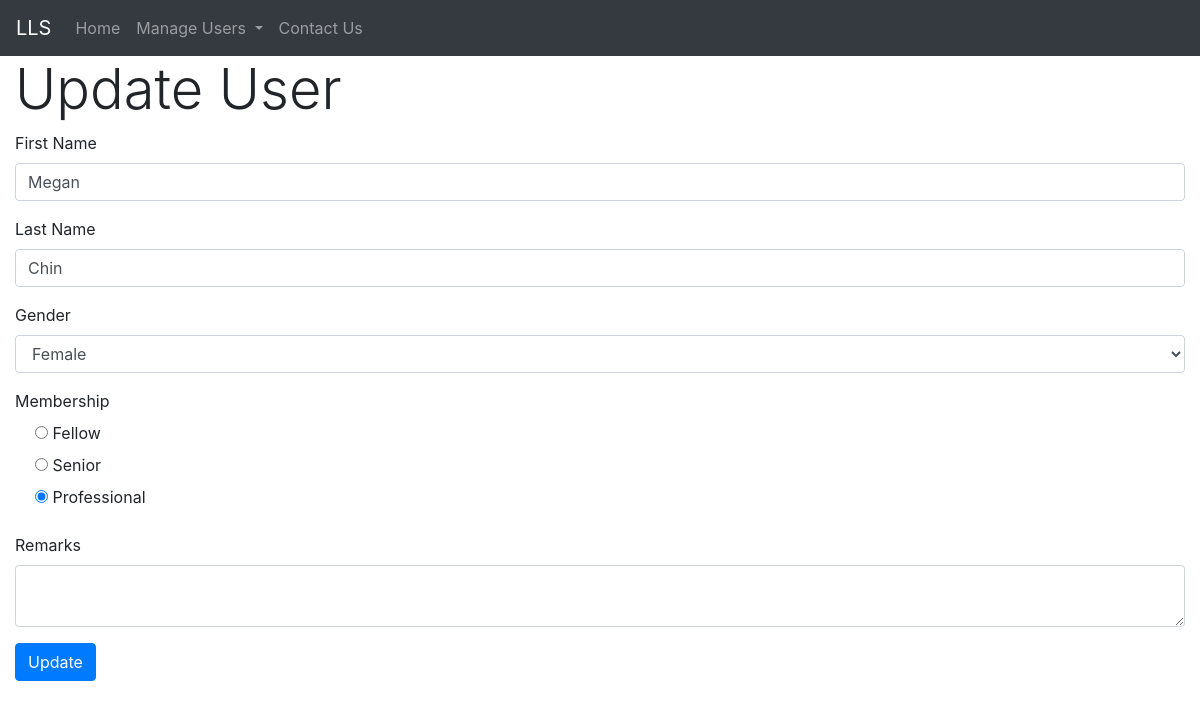
/updateUser/2/, run on the app's committed database.
### tables this page shows
CREATE TABLE users (
				user_id INTEGER PRIMARY KEY AUTOINCREMENT,
				first_name TEXT NOT NULL,
				last_name TEXT NOT NULL,
				gender TEXT NOT NULL,
				membership TEXT NOT NULL,
				remarks TEXT
			);

### __init__.py (the view)
@app.route('/updateUser/<int:id>/', methods=['GET', 'POST'])
def update_user(id):
    update_user_form = CreateUserForms(request.form)
    if request.method == 'POST' and update_user_form.validate():
        try:
            success = db_helper.update_user(
                user_id=id,
                first_name=update_user_form.first_name.data,
                last_name=update_user_form.last_name.data,
                gender=update_user_form.gender.data,
                membership=update_user_form.membership.data,
                remarks=update_user_form.remarks.data or ""
            )
            if success:
                user_data = db_helper.get_user_by_id(id)
                if user_data:
                    user = User.from_database_row(user_data)
                    print(f"User {user.get_first_name()} {user.get_last_name()} was updated successfully with user_id == {user.get_user_id()}")
                return redirect(url_for('retrieve_users'))
            else:
                print(f"Failed to update user with id {id}")
                return render_template('updateUser.html', form=update_user_form)
        except Exception as e:
            print(f"Error updating user: {e}")
            return render_template('updateUser.html', form=update_user_form)
    elif request.method == 'GET':
        try:
            user_data = db_helper.get_user_by_id(id)
            if user_data:
                user = User.from_database_row(user_data)
                update_user_form.first_name.data = user.get_first_name()
                update_user_form.last_name.data = user.get_last_name()
                update_user_form.gender.data = user.get_gender()
                update_user_form.membership.data = user.get_membership()
                update_user_form.remarks.data = user.get_remarks()
                return render_template('updateUser.html', form=update_user_form, user=user)
            else:
                print(f"User with id {id} not found")
                return redirect(url_for('retrieve_users'))
        except Exception as e:
            print(f"Error retrieving user: {e}")
            return redirect(url_for('retrieve_users'))
    return render_template('updateUser.html', form=update_user_form)

### Forms.py
class CreateUserForms(Form):
    first_name = StringField('First Name', [validators.length(min=1, max=150),validators.DataRequired()])
    last_name = StringField('Last Name', [validators.length(min=1, max=150),validators.DataRequired()])
    gender = SelectField('Gender', [validators.DataRequired()], choices=[('', 'Select'),('F', 'Female'),('M', 'Male')], default= '')
    membership = RadioField('Membership', choices=[('F', 'Fellow'), ('S', 'Senior'), ('P', 'Professional')], default='F')
    remarks = TextAreaField('Remarks', [validators.Optional()])

### User.py (called while the page is built)
	def get_first_name(self):
		return self.__first_name

	def get_last_name(self):
		return self.__last_name

	def get_gender(self):
		return self.__gender

	def get_membership(self):
		return self.__membership

	def get_remarks(self):
		return self.__remarks

	@classmethod
	def from_database_row(cls, row_data):
		return cls(
			user_id=row_data[0],
			first_name=row_data[1],
			last_name=row_data[2],
			gender=row_data[3],
			membership=row_data[4],
			remarks=row_data[5]
		)

### database.py (called while the page is built)
	def get_user_by_id(self, user_id):
		conn = sqlite3.connect(self.db_name)
		cursor = conn.cursor()
		cursor.execute('SELECT * FROM users WHERE user_id = ?', (user_id,))
		user_data = cursor.fetchone()
		conn.close()
		return user_data

### templates/updateUser.html (shortened to what this page needs)
{% extends "base.html" %}
{% block content %}
{% from "includes/_formHelper.html"import render_field %}
<h1 class="display-4">Update User</h1>
<form method="POST" action="">
	<div class="form-group">
		{{ render_field(form.first_name, class="form-control") }}
	</div>
	<div class="form-group">
		{{ render_field(form.last_name, class="form-control") }}
	</div>
	<div class="form-group">
		{{ render_field(form.gender, class="form-control") }}
	</div>
	<div class="form-group">
		{{ render_field(form.membership, class="form-check", style="list-style-type:none") }}
	</div>
	<div id="prof">
		<div class="form-group">
			{{ render_field(form.remarks, class="form-control") }}
		</div>
	</div>
	<input type="submit" value="Update" class="btn btn-primary" />
</form>
{% endblock %}

### templates/includes/_formHelper.html (shortened to what this page needs)
{% macro render_field(field) %}
	{{ field.label }}
	{{ field(**kwargs)|safe }}
{% endmacro %}

### data on the page
users: first_name "Megan", last_name "Chin", gender "Female", membership "☐ Fellow ☐ Senior ☑ Professional"

### other printed values
{{ field.label }} "First Name Last Name Gender Membership Remarks"
